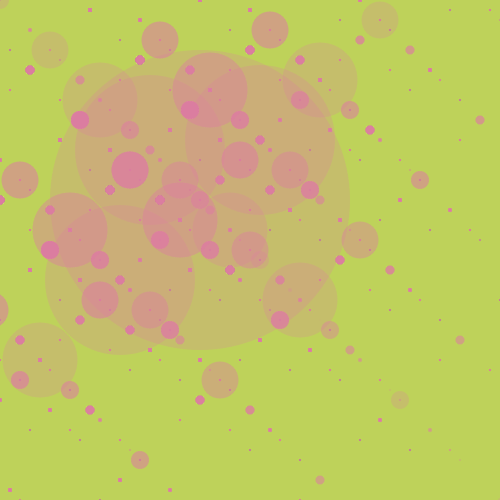
Frame 1 (no input)
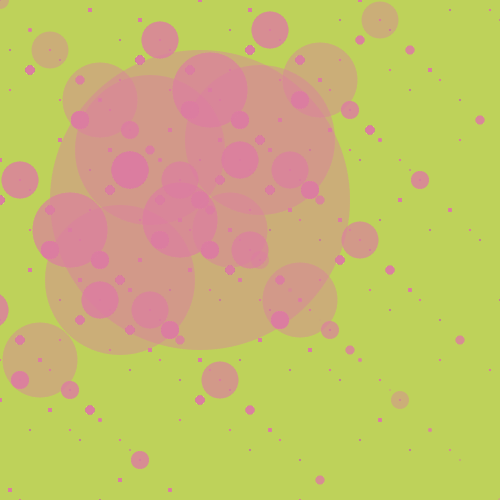
Frame 2 (the mouse pressed at the canvas centre, redrawn once)

The Processing sketch that drew these frames (run headless with seeded random() and noise(); the mouse was pressed at the canvas centre and the sketch redrawn once):

// Processing sketch: processing_164893
// ── processing_164893.pde

int n=8;
 
void setup(){
 size(500,500);
 background(190, 210, 90);
 noStroke();
 smooth();
 noLoop();
}
void draw(){
  drawSquare(200,200,300,8);
}
void drawSquare(int x,int y,int line, int num){
  float tt=120*num/2.0;
  fill(#dd7ca1,60);
  rectMode(CENTER);
  ellipse(x,y,line,line);
  if(num>1){
    num=num-1;
    drawSquare(x+30,y+30,line/4,num);
    drawSquare(x+60,y-60,line/2,num);
    drawSquare(x-80,y+80,line/2,num);
    drawSquare(x-50,y-50,line/2,num);
    drawSquare(x+100,y+100,line/4,num);
    
   
  
    
    
 
  }
}
